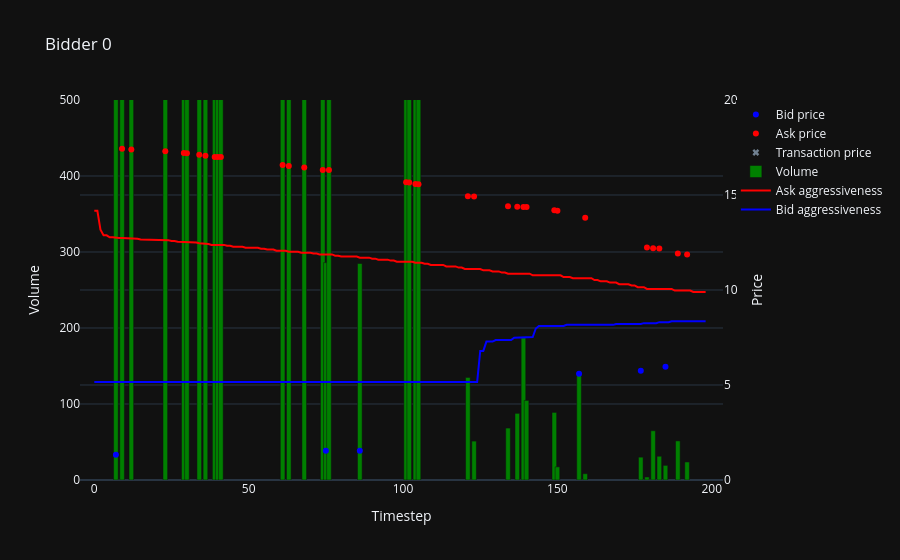
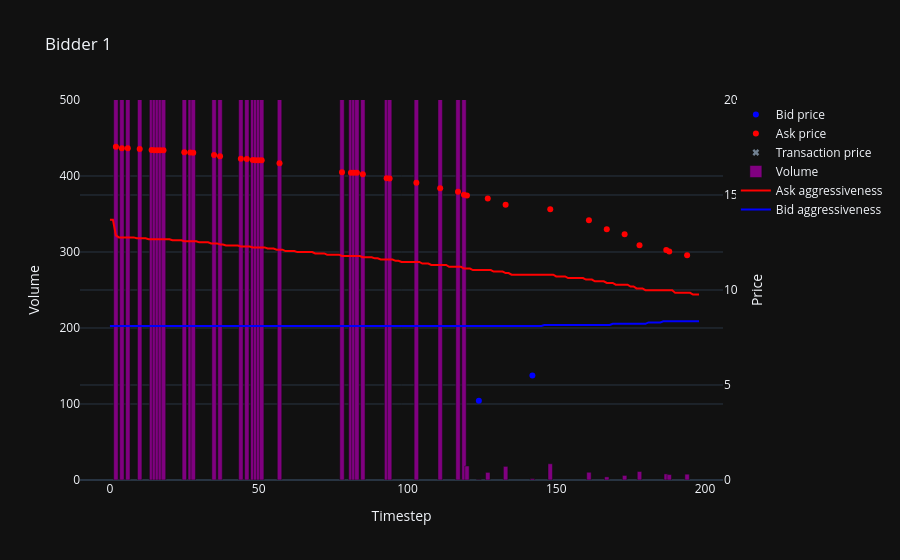
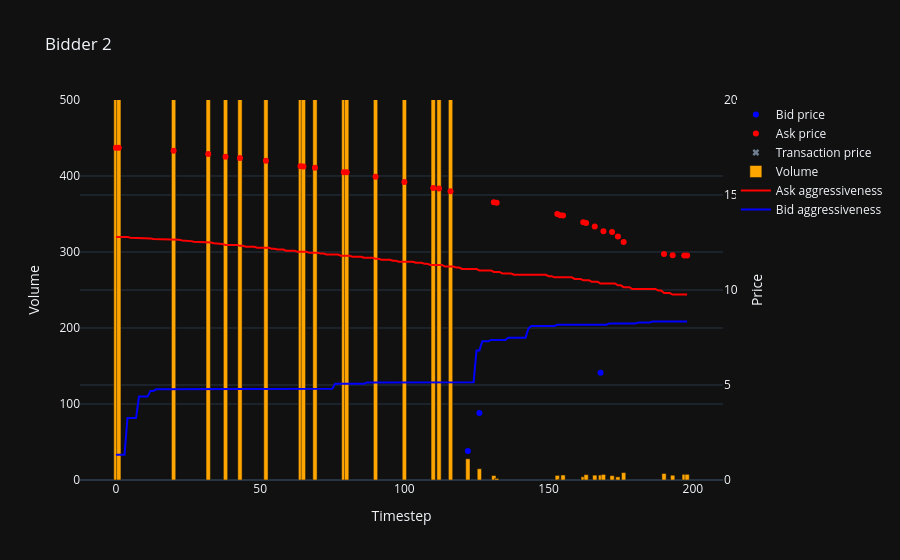
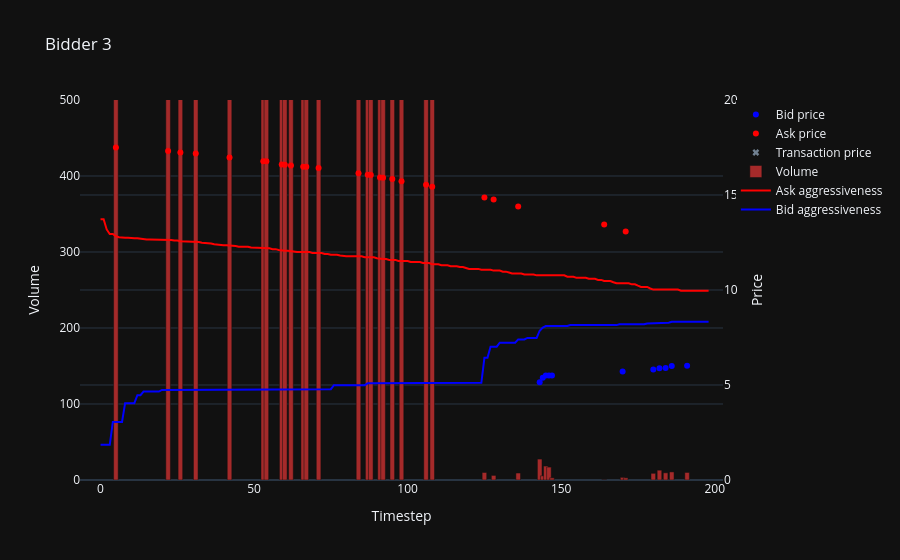

Notebook code cell kept with these figures, in order:
### Code cell
### Bids vs Aggressiveness

for bidder in range(n):
    fig = go.Figure()
    

    
    # Add marker for 'bid price'
    fig.add_trace(go.Scatter(
        x=df_bid_logs.loc[(df_bid_logs['bidder'] == bidder) & ((df_bid_logs['match_flag'] == 'bid') | (df_bid_logs['match_flag'] == 'match'))].index,
        y=df_bid_logs.loc[(df_bid_logs['bidder'] == bidder) & ((df_bid_logs['match_flag'] == 'bid') | (df_bid_logs['match_flag'] == 'match')), 'price'],
        mode='markers',
        name=f'Bid price',
        line=dict(width=2, color=bid_color),  # Adjust line width if necessary
        yaxis='y'
    ))

    # Add marker for 'ask price'
    fig.add_trace(go.Scatter(
        x=df_bid_logs.loc[(df_bid_logs['bidder'] == bidder) & ((df_bid_logs['match_flag'] == 'ask') | (df_bid_logs['match_flag'] == 'match'))].index,
        y=df_bid_logs.loc[(df_bid_logs['bidder'] == bidder) & ((df_bid_logs['match_flag'] == 'ask') | (df_bid_logs['match_flag'] == 'match')), 'price'],
        mode='markers',
        name=f'Ask price',
        line=dict(width=2, color=ask_color),  # Adjust line width if necessary
        yaxis='y'
    ))

    # Add marker for 'transaction price'
    fig.add_trace(go.Scatter(
        x=df_bid_logs.loc[df_bid_logs['bidder'] == bidder].index,
        y=df_bid_logs.loc[df_bid_logs['bidder'] == bidder, 'transaction_price'],
        mode='markers',
        name=f'Transaction price',
        line=dict(width=2, color=match_color),
        marker=dict(symbol='x'), 
        yaxis='y'
    ))
    
    # Add bar for 'volume'
    fig.add_trace(go.Bar(
        x=df_bid_logs.loc[df_bid_logs['bidder'] == bidder].index,
        y=df_bid_logs.loc[df_bid_logs['bidder'] == bidder, 'volume'],
        name='Volume',
        width=1.5,
        yaxis='y2',
        marker=dict(color=bidder_colors[bidder]),
    ))
    
    # Add line for 'Ask aggressiveness'
    fig.add_trace(go.Scatter(
        x=df_ask_agg[f'bidder_{bidder}'].index,
        y=-df_ask_agg[f'bidder_{bidder}'],
        mode='lines',
        name='Ask aggressiveness',
        yaxis='y3',
        line=dict(width=2, color=ask_color)  # Adjust line width if necessary
    ))
    
    # Add line for 'Bid aggressiveness'
    fig.add_trace(go.Scatter(
        x=df_bid_agg[f'bidder_{bidder}'].index,
        y=df_bid_agg[f'bidder_{bidder}'],
        mode='lines',
        name='Bid aggressiveness',
        yaxis='y3',
        line=dict(width=2, color=bid_color)  # Adjust line width if necessary
    ))
    
    marginal_price = df_game_data['marginal_price'].iloc[0]
    
    range_y = [0, max_price]
    range_y2 = [0, 500]
    range_y3 = [-1, 1]
    
    # Update layout
    fig.update_layout(
        title=f'Bidder {bidder}',
        xaxis_title='Timestep',
        yaxis=dict(
            title='Price', 
            side='right',
            overlaying='y2',
            position=1,
            range=range_y,
            tickcolor='black',
        ),
        yaxis2=dict(
            title='Volume',
            #side='right',
            position=0,
            range=range_y2,
            ticks='',
            ),
        yaxis3=dict(
            visible=False,
            overlaying='y2',
            range=range_y3,
    ))
    
    # Show the plot
    fig.show()

### Figure 1 — Plotly figure (JSON) as saved in the notebook; plotly's stock layout.template omitted (floating-point values rounded to 4 significant figures; data arrays with more than 128 entries replaced by an {"elided": "..."} marker saying what was removed)
{"data": [{"line": {"color": "blue", "width": 2}, "mode": "markers", "name": "Bid price", "x": [7, 75, 86, 157, 177, 185], "y": [1.332, 1.542, 1.542, 5.597, 5.753, 5.957], "yaxis": "y", "type": "scatter"}, {"line": {"color": "red", "width": 2}, "mode": "markers", "name": "Ask price", "x": [9, 12, 23, 29, 30, 34, 36, 39, 40, 41, 61, 63, 68, 74, 76, 101, 102, 104, 105, 121, 123, 134, 137, 139, 140, 149, 150, 159, 179, 181, 183, 189, 192], "y": [17.43, 17.39, 17.3, 17.21, 17.2, 17.12, 17.07, 17.0, 17.0, 17.0, 16.59, 16.52, 16.45, 16.31, 16.31, 15.66, 15.66, 15.58, 15.57, 14.94, 14.92, 14.41, 14.38, 14.37, 14.37, 14.19, 14.17, 13.8, 12.24, 12.2, 12.18, 11.91, 11.87], "yaxis": "y", "type": "scatter"}, {"line": {"color": "slategrey", "width": 2}, "marker": {"symbol": "x"}, "mode": "markers", "name": "Transaction price", "x": [7, 9, 12, 23, 29, 30, 34, 36, 39, 40, 41, 61, 63, 68, 74, 75, 76, 86, 101, 102, 104, 105, 121, 123, 134, 137, 139, 140, 149, 150, 157, 159, 177, 179, 181, 183, 185, 189, 192], "y": [null, null, null, null, null, null, null, null, null, null, null, null, null, null, null, null, null, null, null, null, null, null, null, null, null, null, null, null, null, null, null, null, null, null, null, null, null, null, null], "yaxis": "y", "type": "scatter"}, {"marker": {"color": "green"}, "name": "Volume", "width": 1.5, "x": [7, 9, 12, 23, 29, 30, 34, 36, 39, 40, 41, 61, 63, 68, 74, 75, 76, 86, 101, 102, 104, 105, 121, 123, 134, 137, 139, 140, 149, 150, 157, 159, 177, 179, 181, 183, 185, 189, 192], "y": [555.0, 2000.0, 2000.0, 2000.0, 2000.0, 2000.0, 2000.0, 2000.0, 2000.0, 2000.0, 2000.0, 2000.0, 2000.0, 2000.0, 2000.0, 286.1, 2000.0, 284.9, 2000.0, 2000.0, 2000.0, 2000.0, 134.9, 51.19, 68.33, 87.68, 187.0, 104.7, 88.91, 17.28, 141.1, 8.291, 30.05, 3.931, 64.83, 31.27, 19.23, 51.43, 23.68], "yaxis": "y2", "type": "bar"}, {"line": {"color": "red", "width": 2}, "mode": "lines", "name": "Ask aggressiveness", "x": {"elided": "199 int values"}, "y": {"elided": "199 float values"}, "yaxis": "y3", "type": "scatter"}, {"line": {"color": "blue", "width": 2}, "mode": "lines", "name": "Bid aggressiveness", "x": {"elided": "199 int values"}, "y": {"elided": "199 float values"}, "yaxis": "y3", "type": "scatter"}], "layout": {"yaxis": {"title": {"text": "Price"}, "side": "right", "overlaying": "y2", "position": 1, "range": [0, 20], "tickcolor": "black"}, "yaxis2": {"title": {"text": "Volume"}, "position": 0, "range": [0, 500], "ticks": ""}, "yaxis3": {"visible": false, "overlaying": "y2", "range": [-1, 1]}, "title": {"text": "Bidder 0"}, "xaxis": {"title": {"text": "Timestep"}}}}

### Figure 2 — Plotly figure (JSON) as saved in the notebook; plotly's stock layout.template omitted (floating-point values rounded to 4 significant figures; data arrays with more than 128 entries replaced by an {"elided": "..."} marker saying what was removed)
{"data": [{"line": {"color": "blue", "width": 2}, "mode": "markers", "name": "Bid price", "x": [124, 142], "y": [4.175, 5.5], "yaxis": "y", "type": "scatter"}, {"line": {"color": "red", "width": 2}, "mode": "markers", "name": "Ask price", "x": [2, 4, 6, 10, 14, 15, 16, 17, 18, 25, 27, 28, 35, 37, 44, 46, 48, 49, 50, 51, 57, 78, 81, 82, 83, 85, 93, 94, 103, 111, 117, 119, 120, 127, 133, 148, 161, 167, 173, 178, 187, 188, 194], "y": [17.54, 17.47, 17.46, 17.42, 17.37, 17.36, 17.35, 17.35, 17.35, 17.24, 17.23, 17.23, 17.1, 17.04, 16.91, 16.89, 16.84, 16.83, 16.83, 16.82, 16.68, 16.19, 16.17, 16.17, 16.17, 16.09, 15.88, 15.87, 15.64, 15.35, 15.17, 15.01, 14.98, 14.82, 14.49, 14.25, 13.67, 13.2, 12.93, 12.36, 12.11, 12.03, 11.82], "yaxis": "y", "type": "scatter"}, {"line": {"color": "slategrey", "width": 2}, "marker": {"symbol": "x"}, "mode": "markers", "name": "Transaction price", "x": [2, 4, 6, 10, 14, 15, 16, 17, 18, 25, 27, 28, 35, 37, 44, 46, 48, 49, 50, 51, 57, 78, 81, 82, 83, 85, 93, 94, 103, 111, 117, 119, 120, 124, 127, 133, 142, 148, 161, 167, 173, 178, 187, 188, 194], "y": [null, null, null, null, null, null, null, null, null, null, null, null, null, null, null, null, null, null, null, null, null, null, null, null, null, null, null, null, null, null, null, null, null, null, null, null, null, null, null, null, null, null, null, null, null], "yaxis": "y", "type": "scatter"}, {"marker": {"color": "purple"}, "name": "Volume", "width": 1.5, "x": [2, 4, 6, 10, 14, 15, 16, 17, 18, 25, 27, 28, 35, 37, 44, 46, 48, 49, 50, 51, 57, 78, 81, 82, 83, 85, 93, 94, 103, 111, 117, 119, 120, 124, 127, 133, 142, 148, 161, 167, 173, 178, 187, 188, 194], "y": [2000.0, 2000.0, 2000.0, 2000.0, 2000.0, 2000.0, 2000.0, 2000.0, 2000.0, 2000.0, 2000.0, 2000.0, 2000.0, 2000.0, 2000.0, 2000.0, 2000.0, 2000.0, 2000.0, 2000.0, 2000.0, 2000.0, 2000.0, 2000.0, 2000.0, 2000.0, 2000.0, 2000.0, 2000.0, 2000.0, 2000.0, 2000.0, 18.42, 0.5821, 10.01, 17.93, 1.926, 21.41, 10.16, 4.086, 6.019, 11.17, 8.009, 7.156, 7.652], "yaxis": "y2", "type": "bar"}, {"line": {"color": "red", "width": 2}, "mode": "lines", "name": "Ask aggressiveness", "x": {"elided": "199 int values"}, "y": {"elided": "199 float values"}, "yaxis": "y3", "type": "scatter"}, {"line": {"color": "blue", "width": 2}, "mode": "lines", "name": "Bid aggressiveness", "x": {"elided": "199 int values"}, "y": {"elided": "199 float values"}, "yaxis": "y3", "type": "scatter"}], "layout": {"yaxis": {"title": {"text": "Price"}, "side": "right", "overlaying": "y2", "position": 1, "range": [0, 20], "tickcolor": "black"}, "yaxis2": {"title": {"text": "Volume"}, "position": 0, "range": [0, 500], "ticks": ""}, "yaxis3": {"visible": false, "overlaying": "y2", "range": [-1, 1]}, "title": {"text": "Bidder 1"}, "xaxis": {"title": {"text": "Timestep"}}}}

### Figure 3 — Plotly figure (JSON) as saved in the notebook; plotly's stock layout.template omitted (floating-point values rounded to 4 significant figures; data arrays with more than 128 entries replaced by an {"elided": "..."} marker saying what was removed)
{"data": [{"line": {"color": "blue", "width": 2}, "mode": "markers", "name": "Bid price", "x": [122, 126, 168], "y": [1.524, 3.524, 5.649], "yaxis": "y", "type": "scatter"}, {"line": {"color": "red", "width": 2}, "mode": "markers", "name": "Ask price", "x": [0, 1, 20, 32, 38, 43, 52, 64, 65, 69, 79, 80, 90, 100, 110, 112, 116, 131, 132, 153, 154, 155, 162, 163, 166, 169, 172, 174, 176, 190, 193, 197, 198], "y": [17.49, 17.49, 17.33, 17.16, 17.01, 16.95, 16.81, 16.51, 16.5, 16.44, 16.19, 16.19, 15.96, 15.68, 15.37, 15.34, 15.2, 14.62, 14.6, 13.99, 13.93, 13.92, 13.56, 13.53, 13.34, 13.09, 13.05, 12.82, 12.53, 11.89, 11.83, 11.82, 11.81], "yaxis": "y", "type": "scatter"}, {"line": {"color": "slategrey", "width": 2}, "marker": {"symbol": "x"}, "mode": "markers", "name": "Transaction price", "x": [0, 1, 20, 32, 38, 43, 52, 64, 65, 69, 79, 80, 90, 100, 110, 112, 116, 122, 126, 131, 132, 153, 154, 155, 162, 163, 166, 168, 169, 172, 174, 176, 190, 193, 197, 198], "y": [null, null, null, null, null, null, null, null, null, null, null, null, null, null, null, null, null, null, null, null, null, null, null, null, null, null, null, null, null, null, null, null, null, null, null, null], "yaxis": "y", "type": "scatter"}, {"marker": {"color": "orange"}, "name": "Volume", "width": 1.5, "x": [0, 1, 20, 32, 38, 43, 52, 64, 65, 69, 79, 80, 90, 100, 110, 112, 116, 122, 126, 131, 132, 153, 154, 155, 162, 163, 166, 168, 169, 172, 174, 176, 190, 193, 197, 198], "y": [2000.0, 2000.0, 2000.0, 2000.0, 2000.0, 2000.0, 2000.0, 2000.0, 2000.0, 2000.0, 2000.0, 2000.0, 2000.0, 2000.0, 2000.0, 2000.0, 2000.0, 27.89, 14.81, 5.857, 2.084, 6.043, 0.8276, 6.593, 4.333, 7.016, 6.349, 6.519, 7.257, 5.731, 4.148, 9.735, 8.541, 6.251, 7.465, 7.458], "yaxis": "y2", "type": "bar"}, {"line": {"color": "red", "width": 2}, "mode": "lines", "name": "Ask aggressiveness", "x": {"elided": "199 int values"}, "y": {"elided": "199 float values"}, "yaxis": "y3", "type": "scatter"}, {"line": {"color": "blue", "width": 2}, "mode": "lines", "name": "Bid aggressiveness", "x": {"elided": "199 int values"}, "y": {"elided": "199 float values"}, "yaxis": "y3", "type": "scatter"}], "layout": {"yaxis": {"title": {"text": "Price"}, "side": "right", "overlaying": "y2", "position": 1, "range": [0, 20], "tickcolor": "black"}, "yaxis2": {"title": {"text": "Volume"}, "position": 0, "range": [0, 500], "ticks": ""}, "yaxis3": {"visible": false, "overlaying": "y2", "range": [-1, 1]}, "title": {"text": "Bidder 2"}, "xaxis": {"title": {"text": "Timestep"}}}}

### Figure 4 — Plotly figure (JSON) as saved in the notebook; plotly's stock layout.template omitted (floating-point values rounded to 4 significant figures; data arrays with more than 128 entries replaced by an {"elided": "..."} marker saying what was removed)
{"data": [{"line": {"color": "blue", "width": 2}, "mode": "markers", "name": "Bid price", "x": [143, 144, 145, 146, 147, 170, 180, 182, 184, 186, 191], "y": [5.143, 5.386, 5.501, 5.501, 5.501, 5.715, 5.821, 5.879, 5.898, 6.003, 6.018], "yaxis": "y", "type": "scatter"}, {"line": {"color": "red", "width": 2}, "mode": "markers", "name": "Ask price", "x": [5, 22, 26, 31, 42, 53, 54, 59, 60, 62, 66, 67, 71, 84, 87, 88, 91, 92, 95, 98, 106, 108, 125, 128, 136, 164, 171], "y": [17.5, 17.31, 17.23, 17.19, 16.98, 16.78, 16.77, 16.6, 16.59, 16.56, 16.49, 16.48, 16.42, 16.15, 16.07, 16.06, 15.92, 15.91, 15.84, 15.73, 15.54, 15.43, 14.86, 14.76, 14.4, 13.45, 13.08], "yaxis": "y", "type": "scatter"}, {"line": {"color": "slategrey", "width": 2}, "marker": {"symbol": "x"}, "mode": "markers", "name": "Transaction price", "x": [5, 22, 26, 31, 42, 53, 54, 59, 60, 62, 66, 67, 71, 84, 87, 88, 91, 92, 95, 98, 106, 108, 125, 128, 136, 143, 144, 145, 146, 147, 164, 170, 171, 180, 182, 184, 186, 191], "y": [null, null, null, null, null, null, null, null, null, null, null, null, null, null, null, null, null, null, null, null, null, null, null, null, null, null, null, null, null, null, null, null, null, null, null, null, null, null], "yaxis": "y", "type": "scatter"}, {"marker": {"color": "brown"}, "name": "Volume", "width": 1.5, "x": [5, 22, 26, 31, 42, 53, 54, 59, 60, 62, 66, 67, 71, 84, 87, 88, 91, 92, 95, 98, 106, 108, 125, 128, 136, 143, 144, 145, 146, 147, 164, 170, 171, 180, 182, 184, 186, 191], "y": [2000.0, 2000.0, 2000.0, 2000.0, 2000.0, 2000.0, 2000.0, 2000.0, 2000.0, 2000.0, 2000.0, 2000.0, 2000.0, 2000.0, 2000.0, 2000.0, 2000.0, 2000.0, 2000.0, 2000.0, 2000.0, 2000.0, 9.85, 6.028, 9.165, 27.51, 5.489, 18.36, 17.0, 2.866, 0.3055, 3.489, 2.828, 8.788, 12.92, 9.447, 10.63, 9.915], "yaxis": "y2", "type": "bar"}, {"line": {"color": "red", "width": 2}, "mode": "lines", "name": "Ask aggressiveness", "x": {"elided": "199 int values"}, "y": {"elided": "199 float values"}, "yaxis": "y3", "type": "scatter"}, {"line": {"color": "blue", "width": 2}, "mode": "lines", "name": "Bid aggressiveness", "x": {"elided": "199 int values"}, "y": {"elided": "199 float values"}, "yaxis": "y3", "type": "scatter"}], "layout": {"yaxis": {"title": {"text": "Price"}, "side": "right", "overlaying": "y2", "position": 1, "range": [0, 20], "tickcolor": "black"}, "yaxis2": {"title": {"text": "Volume"}, "position": 0, "range": [0, 500], "ticks": ""}, "yaxis3": {"visible": false, "overlaying": "y2", "range": [-1, 1]}, "title": {"text": "Bidder 3"}, "xaxis": {"title": {"text": "Timestep"}}}}
